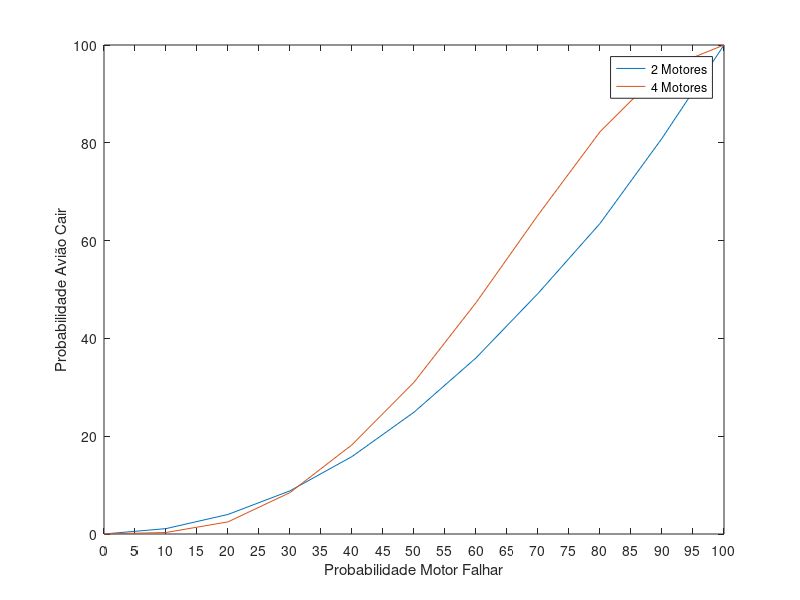

Here is the MATLAB script that generated this plot:
N = 10000;


probabilidade = 0:10:100; %Probabilidade motor falhar


experiencia = randi([1,100],2,N);
Aviao_foi_com_o_crl_2 = zeros(1,11);

for p = probabilidade
    aviao_com_crl_2MOTORES = 0;
for cols= 1:N
    motores_falhados = 0;
    motores = experiencia(:,cols);
    if(motores(1)<=p)
        motores_falhados = motores_falhados + 1;
    end
    if(motores(2)<=p)
        motores_falhados = motores_falhados + 1;
    end
    if(motores_falhados>1)
        aviao_com_crl_2MOTORES = aviao_com_crl_2MOTORES + 1;
    end
end
n = p/10+1;
Prob_aviao_com_crl_2MOTORES = aviao_com_crl_2MOTORES/N * 100;
Aviao_foi_com_o_crl_2(1,n)=Prob_aviao_com_crl_2MOTORES;
end
plot(probabilidade,Aviao_foi_com_o_crl_2)
hold on


experiencia = randi([1,100],4,N);
Aviao_foi_com_o_crl_4 = zeros(1,11);
n=0;
for p = probabilidade
aviao_com_crl_4MOTORES = 0;
for cols= 1:N
    motores_falhados = 0;
    motores = experiencia(:,cols);
    if(motores(1)<=p)
        motores_falhados = motores_falhados + 1;
    end
    if(motores(2)<=p)
        motores_falhados = motores_falhados + 1;
    end
    if(motores(3)<=p)
        motores_falhados = motores_falhados + 1;
    end
    if(motores(4)<=p)
        motores_falhados = motores_falhados + 1;
    end
    if(motores_falhados>2)
        aviao_com_crl_4MOTORES = aviao_com_crl_4MOTORES + 1;
    end
end
n = p/10+1;
Prob_aviao_com_crl_4MOTORES = aviao_com_crl_4MOTORES/N * 100;
Aviao_foi_com_o_crl_4(1,n)=Prob_aviao_com_crl_4MOTORES;
end

plot(probabilidade,Aviao_foi_com_o_crl_4)
xticks(0:5:100)
xlabel('Probabilidade Motor Falhar')
ylabel('Probabilidade Avião Cair')
legend('2 Motores','4 Motores')